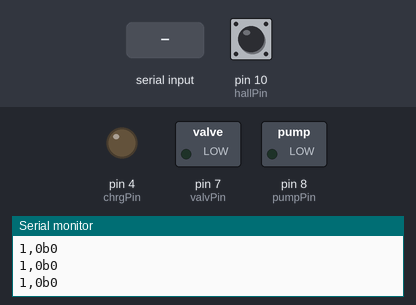
Bench run of a sketch on a simulated Arduino Uno, built with avr-gcc and run on an emulated ATmega328P. Shown: switched loads named in the sketch (green lamp = pin HIGH), output pins drawn as LEDs (lit = HIGH), the last lines printed to the serial monitor. The inputs (shaded band) are chosen by the test bench; at power-on: pin 10 (hallPin) HIGH.

Above: at 1.2 s.
1.3 s: byte 30 received over Serial
At 1.6 s:
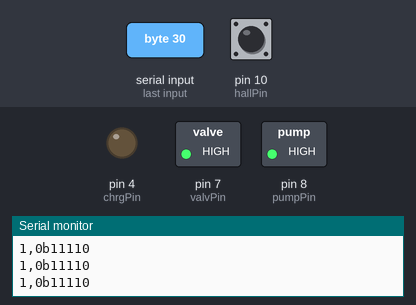
2.8 s: byte 90 received over Serial
At 4.0 s:
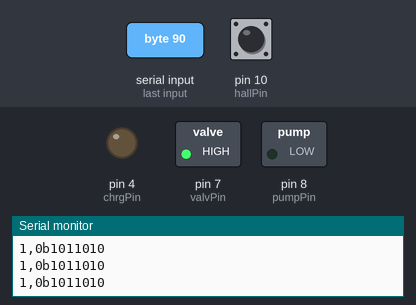
Timing chart, 0 to 5.8 s (numbered marks = the images above; inputs shaded):
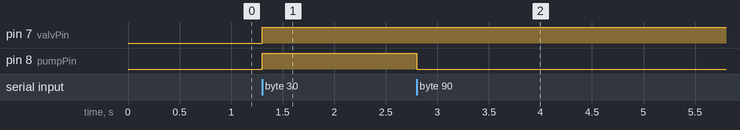

Measured:
- after the input at 1.3 s, pin 7 (valvPin), pin 8 (pumpPin): LOW → HIGH at once
- after the input at 2.8 s, pin 8 (pumpPin): HIGH → LOW at once

The sketch:

arduino_wraper_r1_arduino_sketch.ino
```cpp
int chrgPin = 4;
int valvPin = 7;
int pumpPin = 8;

int hallState = 0;
int hallPin = 10;

const long interval = 50;
unsigned long previousMillis = 0;

byte state = 0;
byte new_state = 0;
unsigned long currentMillis;

// sentinel for “no data / read error”
constexpr byte READ_FAIL = 0x80;

// returns 0b10000000 for failed reading
byte read_byte(){
  int i;
  if (!Serial.available() || (i = Serial.read()) < 0) return READ_FAIL; // failed reading
  return (byte) i;
}

void setup()
{
  Serial.begin(9600);

  pinMode(chrgPin, OUTPUT);
  pinMode(valvPin, OUTPUT);
  pinMode(pumpPin, OUTPUT);
  pinMode(hallPin, INPUT);

  digitalWrite(chrgPin, 0);
  digitalWrite(valvPin, 0);
  digitalWrite(pumpPin, 0);

  digitalWrite(hallPin, 1);

}

void loop()
{
  if((new_state = read_byte()) != READ_FAIL){
    byte changed_state = state^new_state;
    if(bitRead(changed_state, 0)) digitalWrite(chrgPin, bitRead(new_state, 0));
    if(bitRead(changed_state, 1)) digitalWrite(valvPin, bitRead(new_state, 1));
    if(bitRead(changed_state, 2)) digitalWrite(pumpPin, bitRead(new_state, 2));
    state = new_state;
  }

  hallState = digitalRead(hallPin);

  // send the values over serial periodically
  currentMillis = millis();
  if (currentMillis - previousMillis >= interval){
    previousMillis = currentMillis;
    Serial.print(hallState);      Serial.print(",");
    Serial.print("0b");
    Serial.println(state, BIN);
  }
}
```
